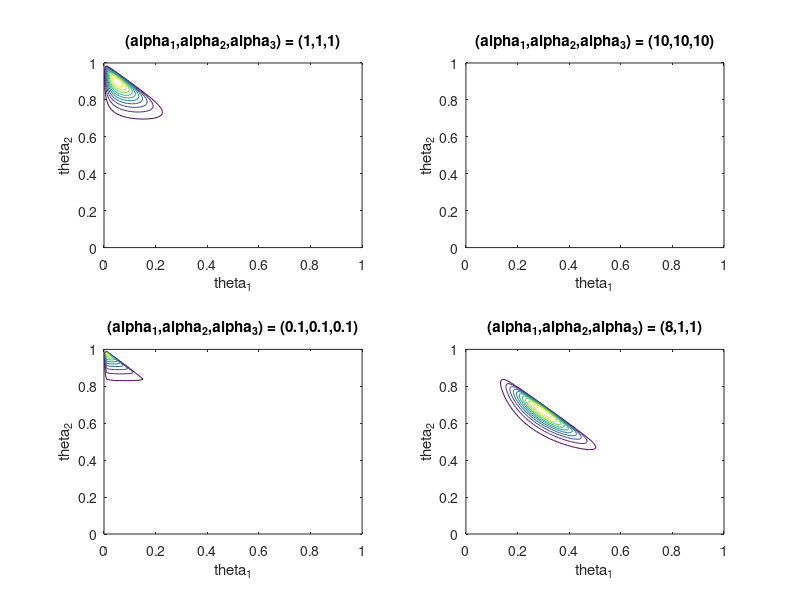

MATLAB code to generate this figure:
probPart = 2;

if(probPart == 1)
    r_1 = 8;
    r_2 = 1;
    r_3 = 1;
elseif(probPart == 2)
    r_1 = 1;
    r_2 = 18;
    r_3 = 1;   
end

%The code here will be used as a model
%   http://www.mathworks.com/help/matlab/ref/contour.html

theta_1 = linspace(0,1);
theta_2 = linspace(0,1);
[THETA_1,THETA_2] = meshgrid(theta_1,theta_2);
THETA_3 = 1-(THETA_1+THETA_2);
sizeVector = size(THETA_3);
THETA_3(THETA_3<0) = 0;

for part = 1:4,
    if(part == 4)
        alpha_1 = 8;
        alpha_2 = 1;
        alpha_3 = 1;
    elseif(part == 3)
        alpha_1 = 0.1;
        alpha_2 = 0.1;
        alpha_3 = 0.1;
    elseif(part == 2)
        alpha_1 = 10;
        alpha_2 = 10;
        alpha_3 = 10;    
    elseif(part == 1)
        alpha_1 = 1;
        alpha_2 = 1;
        alpha_3 = 1;
    end
   
    P_THETA = (THETA_1.^(r_1 + alpha_1-1))...
        .*(THETA_2.^(r_2 + alpha_2-1))...
        .*(THETA_3.^(r_3 + alpha_3-1));
    for row = 1:sizeVector(1),
       for col = 1:sizeVector(2),
           
           if(THETA_1(row,col) <= 0)
         P_THETA(row,col) = 0; 
           end
       
          if(THETA_2(row,col) <= 0)
             P_THETA(row,col) = 0; 
          end
          
          if(THETA_3(row,col) <= 0)
             P_THETA(row,col) = 0; 
          end
       end
    end 
    
    subplot(2,2,part);
    contour(THETA_1,THETA_2,P_THETA)
    title(strcat('(alpha_1,alpha_2,alpha_3) = (',num2str(alpha_1),',',...
        num2str(alpha_2),',',num2str(alpha_3),')'));
    xlabel('theta_1');
    ylabel('theta_2');
    
    beta = alpha_1 + alpha_2 + alpha_3 + r_1 + r_2 + r_3;
    mean_alpha1 = (alpha_1+r_1)/beta;
    mean_alpha2 = (alpha_2+r_2)/beta;
    mean_alpha3 = (alpha_3+r_3)/beta;

    var_alpha1 = (alpha_1+r_1)*(beta - (alpha_1+r_1))/(beta^2*(beta+1));
    var_alpha2 = (alpha_2+r_2)*(beta - (alpha_2+r_2))/(beta^2*(beta+1));
    var_alpha3 = (alpha_3+r_3)*(beta - (alpha_3+r_3))/(beta^2*(beta+1));
    
    meanVec = [mean_alpha1 mean_alpha2 mean_alpha3]
    varianceVec = [var_alpha1 var_alpha2 var_alpha3]
    
end



